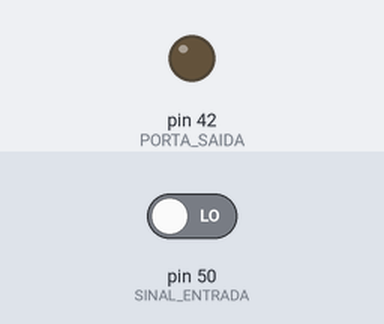
The sketch below on a simulated Arduino Mega 2560, built with avr-gcc and run on an emulated ATmega2560. Shown: output pins drawn as LEDs (lit = HIGH). The test bench sets the inputs (shaded band); at power-on: pin 50 (SINAL_ENTRADA) LOW.

Above: at 1.2 s.
1.3 s: pin 50 (SINAL_ENTRADA) driven HIGH
At 2.0 s:
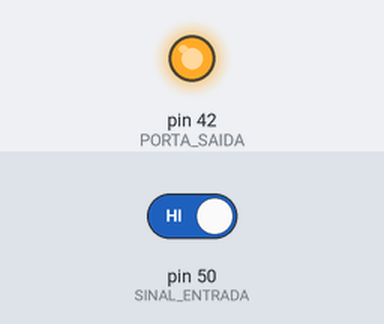
2.8 s: pin 50 (SINAL_ENTRADA) driven LOW
At 3.1 s:
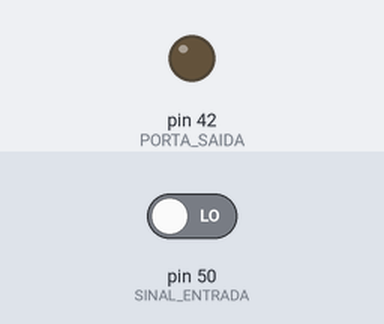
Timing chart, 0 to 5.8 s (numbered marks = the images above; inputs shaded):
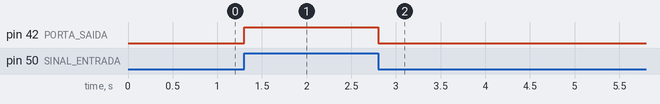

The sketch:

toggle_externo.ino
```cpp
#define PORTA_SAIDA 42
#define SINAL_ENTRADA 50

bool estado_entrada = LOW;

void setup() {
  // put your setup code here, to run once:

  pinMode(PORTA_SAIDA, OUTPUT);
  pinMode(SINAL_ENTRADA, INPUT);

}

void loop() {
  // put your main code here, to run repeatedly:
  estado_entrada = digitalRead(SINAL_ENTRADA);
  estado_entrada == HIGH?digitalWrite(PORTA_SAIDA, HIGH):digitalWrite(PORTA_SAIDA, LOW);
}
```

Measured:
- after the input at 1.3 s, pin 42 (PORTA_SAIDA): LOW → HIGH at once
- after the input at 2.8 s, pin 42 (PORTA_SAIDA): HIGH → LOW at once
